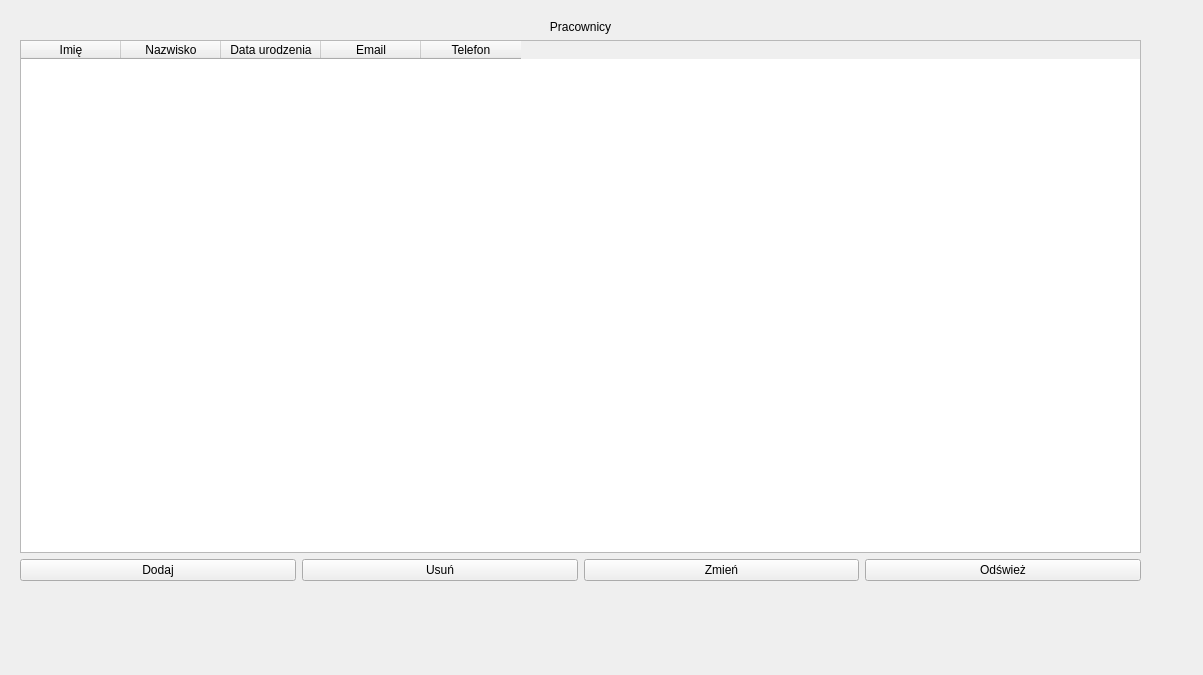
<?xml version="1.0" encoding="UTF-8"?>
<ui version="4.0">
 <class>tableedit_pracownik</class>
 <widget class="QWidget" name="tableedit_pracownik">
  <property name="geometry">
   <rect>
    <x>0</x>
    <y>0</y>
    <width>1203</width>
    <height>675</height>
   </rect>
  </property>
  <property name="windowTitle">
   <string>Form</string>
  </property>
  <widget class="QWidget" name="layoutWidget">
   <property name="geometry">
    <rect>
     <x>20</x>
     <y>20</y>
     <width>1121</width>
     <height>561</height>
    </rect>
   </property>
   <layout class="QGridLayout" name="gridLayout_2">
    <item row="0" column="0">
     <widget class="QLabel" name="label">
      <property name="text">
       <string>Pracownicy</string>
      </property>
      <property name="alignment">
       <set>Qt::AlignCenter</set>
      </property>
     </widget>
    </item>
    <item row="3" column="0">
     <layout class="QGridLayout" name="gridLayout">
      <item row="1" column="1">
       <widget class="QPushButton" name="pushButton_2">
        <property name="text">
         <string>Usuń</string>
        </property>
       </widget>
      </item>
      <item row="1" column="0">
       <widget class="QPushButton" name="pushButton">
        <property name="text">
         <string>Dodaj</string>
        </property>
       </widget>
      </item>
      <item row="1" column="3">
       <widget class="QPushButton" name="pushButton_4">
        <property name="text">
         <string>Odśwież</string>
        </property>
       </widget>
      </item>
      <item row="1" column="2">
       <widget class="QPushButton" name="pushButton_3">
        <property name="text">
         <string>Zmień</string>
        </property>
       </widget>
      </item>
      <item row="0" column="0" colspan="4">
       <widget class="QTableWidget" name="tableWidget">
        <column>
         <property name="text">
          <string>Imię</string>
         </property>
        </column>
        <column>
         <property name="text">
          <string>Nazwisko</string>
         </property>
        </column>
        <column>
         <property name="text">
          <string>Data urodzenia</string>
         </property>
        </column>
        <column>
         <property name="text">
          <string>Email</string>
         </property>
        </column>
        <column>
         <property name="text">
          <string>Telefon</string>
         </property>
        </column>
       </widget>
      </item>
     </layout>
    </item>
   </layout>
  </widget>
 </widget>
 <resources/>
 <connections/>
</ui>
